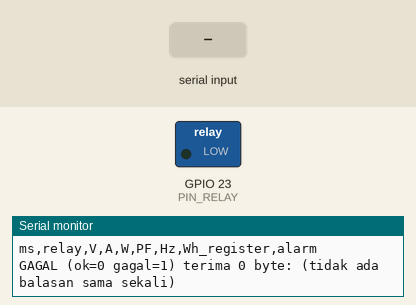
Simulated run of this sketch. Board: ESP32. Parts: switched loads named in the sketch (green lamp = pin HIGH), the last lines printed to the serial monitor. The inputs (shaded band) are chosen by the test bench.

Above: at 1.7 s.
1.8 s: "1" received over Serial
At 2.1 s:
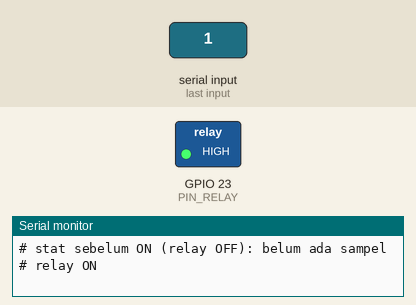
4.8 s: "0" received over Serial
At 5.6 s:
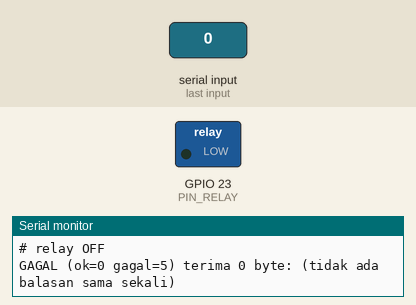
Timing chart, 0 to 7.8 s (numbered marks = the images above; inputs shaded):
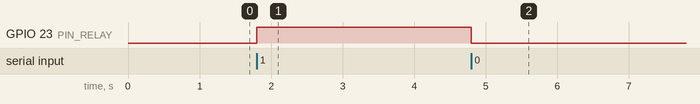

The sketch:

pzem_test.ino
```cpp
// Uji komunikasi UART PZEM-004T V4.0 (Modbus-RTU langsung, tanpa library), tanpa Wi-Fi dan tanpa Sinric.
// Wiring: PZEM TX -> pembagi 3 x 220 ohm -> GPIO16 (RX2). GPIO17 (TX2) -> PZEM RX. Relay IN -> D23.
//
// Perintah lewat Serial Monitor (115200, newline boleh apa saja):
//   1 = relay ON    0 = relay OFF    s = ringkasan statistik daya    z = reset statistik
// Relay selalu OFF saat boot. Ringkasan otomatis dicetak tiap relay berganti, untuk bahan deadband.

#include <Arduino.h>
#include <math.h>

#define PIN_RELAY        23
#define RELAY_ACTIVE_LOW false
#define PIN_PZEM_RX      16
#define PIN_PZEM_TX      17
#define PZEM_BAUD        9600
#define PZEM_ADDR        0xF8      // alamat umum Modbus PZEM (satu slave di bus)
#define PZEM_TIMEOUT_MS  300
#define POLL_MS          1000

// ---- PZEM BEGIN (fungsi murni, diuji di host) ----
struct PzemData {
  float v, i, p, pf, f;
  uint32_t e_wh;
  bool alarm;
};

static uint16_t crc16(const uint8_t *buf, size_t len) {
  uint16_t crc = 0xFFFF;
  for (size_t k = 0; k < len; k++) {
    crc ^= buf[k];
    for (int b = 0; b < 8; b++) crc = (crc & 1) ? (crc >> 1) ^ 0xA001 : (crc >> 1);
  }
  return crc;
}

// Permintaan: baca 10 input register mulai alamat 0 (fungsi 0x04).
static void buildRequest(uint8_t addr, uint8_t out[8]) {
  out[0] = addr; out[1] = 0x04; out[2] = 0x00; out[3] = 0x00; out[4] = 0x00; out[5] = 0x0A;
  uint16_t c = crc16(out, 6);
  out[6] = c & 0xFF;          // CRC low dulu
  out[7] = c >> 8;
}

// Balasan normal 25 byte: addr, 0x04, 0x14, 20 byte data, CRC (2 byte).
static bool parseFrame(const uint8_t *b, size_t n, PzemData &d) {
  if (n != 25 || b[1] != 0x04 || b[2] != 0x14) return false;
  uint16_t crc = crc16(b, 23);
  if (b[23] != (crc & 0xFF) || b[24] != (crc >> 8)) return false;
  auto reg = [&](int k) -> uint32_t { return ((uint32_t)b[3 + 2 * k] << 8) | b[4 + 2 * k]; };
  d.v     = reg(0) / 10.0f;
  d.i     = (((reg(2) << 16) | reg(1))) / 1000.0f;
  d.p     = (((reg(4) << 16) | reg(3))) / 10.0f;
  d.e_wh  = (reg(6) << 16) | reg(5);
  d.f     = reg(7) / 10.0f;
  d.pf    = reg(8) / 100.0f;
  d.alarm = reg(9) == 0xFFFF;
  return true;
}
// ---- PZEM END ----

static bool relayOn = false;
static uint32_t okCount = 0, failCount = 0;
static uint32_t sN = 0;
static double sSum = 0, sMin = 1e9, sMax = -1e9;

static void setRelay(bool on) {
  relayOn = on;
  digitalWrite(PIN_RELAY, (on ^ RELAY_ACTIVE_LOW) ? HIGH : LOW);
}

static void statsReset() { sN = 0; sSum = 0; sMin = 1e9; sMax = -1e9; }

static void statsPrint(const char *label) {
  if (sN == 0) { Serial.printf("# stat %s: belum ada sampel\n", label); return; }
  Serial.printf("# stat %s: n=%lu daya min=%.1f maks=%.1f rata2=%.2f selisih=%.1f W\n",
                label, (unsigned long)sN, sMin, sMax, sSum / sN, sMax - sMin);
}

// Kirim permintaan, kumpulkan balasan. Mengembalikan jumlah byte yang diterima (maks 32).
static size_t pzemTransact(uint8_t *buf) {
  uint8_t req[8];
  buildRequest(PZEM_ADDR, req);
  while (Serial2.available()) Serial2.read();
  Serial2.write(req, 8);
  Serial2.flush();
  size_t n = 0;
  uint32_t t0 = millis();
  uint32_t lastByte = t0;
  while (millis() - t0 < PZEM_TIMEOUT_MS && n < 32) {
    if (Serial2.available()) { buf[n++] = Serial2.read(); lastByte = millis(); }
    else if (n >= 25 && millis() - lastByte > 5) break;
    else delay(1);
  }
  return n;
}

static void handleCommand(char c) {
  if (c == '1') {
    statsPrint("sebelum ON (relay OFF)"); statsReset(); setRelay(true);
    Serial.println("# relay ON");
  } else if (c == '0') {
    statsPrint("sebelum OFF (relay ON)"); statsReset(); setRelay(false);
    Serial.println("# relay OFF");
  } else if (c == 's') statsPrint(relayOn ? "relay ON" : "relay OFF");
  else if (c == 'z') { statsReset(); Serial.println("# statistik direset"); }
}

void setup() {
  digitalWrite(PIN_RELAY, RELAY_ACTIVE_LOW ? HIGH : LOW);   // OFF sebelum pinMode
  pinMode(PIN_RELAY, OUTPUT);
  relayOn = false;
  Serial.begin(115200);
  Serial2.begin(PZEM_BAUD, SERIAL_8N1, PIN_PZEM_RX, PIN_PZEM_TX);
  delay(500);
  Serial.println("\n# PZEM test. relay=OFF. Perintah: 1=ON 0=OFF s=statistik z=reset");
  Serial.println("ms,relay,V,A,W,PF,Hz,Wh_register,alarm");
}

void loop() {
  while (Serial.available()) handleCommand((char)Serial.read());

  static uint32_t last = 0;
  if (millis() - last < POLL_MS) return;
  last = millis();

  uint8_t buf[32];
  size_t n = pzemTransact(buf);
  PzemData d;
  if (parseFrame(buf, n, d)) {
    okCount++;
    sN++; sSum += d.p; if (d.p < sMin) sMin = d.p; if (d.p > sMax) sMax = d.p;
    Serial.printf("%lu,%d,%.1f,%.3f,%.1f,%.2f,%.1f,%lu,%d\n", (unsigned long)millis(), relayOn, d.v, d.i, d.p,
                  d.pf, d.f, (unsigned long)d.e_wh, d.alarm);
  } else {
    failCount++;
    Serial.printf("GAGAL (ok=%lu gagal=%lu) terima %u byte:", (unsigned long)okCount, (unsigned long)failCount,
                  (unsigned)n);
    for (size_t k = 0; k < n; k++) Serial.printf(" %02X", buf[k]);
    if (n == 0) Serial.print(" (tidak ada balasan sama sekali)");
    Serial.println();
  }
}
```

Measured:
- after the input at 1.8 s, GPIO 23 (PIN_RELAY): LOW → HIGH at once
- after the input at 4.8 s, GPIO 23 (PIN_RELAY): HIGH → LOW at once
